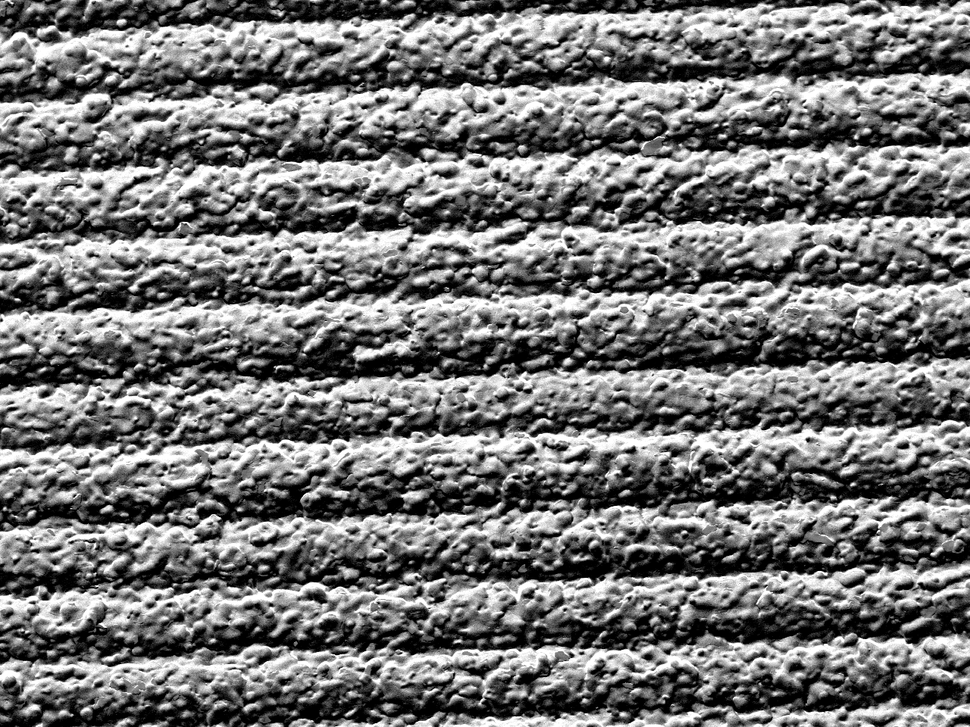
#> input picture imagenes/4-C-B.BMP, 970 x 727 px, shrunk from 1280 x 960 before the run
$ python 'pruebas matrices.py'   (older library calls are emulated)
#> lines starting #> are read from the running program, lines starting #| are printed output that depends on the picture
import cv2
import numpy as np
from matplotlib import pyplot as plt

'''
def ope_dif(n, h):

    D = np.zeros((n, n))


    for i in range(0, n):
        D[i, i] = -1
        D[i - 1, i] = 1


    D[-1,- 1] = 1
    D[-1,0]=0
    D[-1,-2]=-1

    D = D / h
    return D


def ope_dif2(n, h):
    D = np.zeros((n, n))
    for i in range(0, n):
        D[i - 1, i] = 1
        D[i,i-1]= -1

    D[-1, 0] = 0
    D[0,-1]=0

    D[0,1]=4
    D[-1,-2]=-4

    D[0,2]=-1
    D[-1,-3]=1

    D[0,0]=-3
    D[-1,-1]=3


    D = D/2
    return D

n =5
h = 1

# Lx = ope_dif(n, h)
Lx = ope_dif2(n, h)

# print(Dx)
# A=Dx@Dx.T

I=np.eye(n)
print('\n Lx:')
print(Lx)

# [6 lines of commented-out code are left out]

ort=Lx.T@Lx

print('\n Ort:')
print(ort)

def create_v(n):
    v=np.ones((n,1))
    v[0]=1+np.sqrt(n)
    return v

def create_I(n):
    I = np.eye(n)
    return I

def calc_P(n):
    v = np.ones((n, 1))
    v[0] = 1 + np.sqrt(n)
    I = np.eye(n)

    vvt= v @ v.T
    print('')
    print(vvt)
    vtv = v.T @ v
    print(vtv)
    P = I - 2 * (vvt/vtv)
    return P


# [16 lines of commented-out code are left out]
P= calc_P(n)

# print('\n v:')
# print(v)

print('\n P')
print(P)

Lxg = Lx@P

tol=1e-5

Lxg[np.abs(Lxg) < tol] = 0
print('\n Lx gorro:')
print(Lxg)

que= P @ P.T
que[np.abs(que) < tol] = 0
print('\nque')
print(que)


def orto(A, tol=1e-8):
    n, m = A.shape
    if n != m:
        return False  # La matriz debe ser cuadrada para ser ortogonal
    I = np.eye(n)
    if np.allclose(A.T @ A, I, atol=tol):
        return True
    else:
        return False
def cond(A):
    U, S, Vt = np.linalg.svd(A)
    if S.min() == 0:
        return (np.inf, S)  # Retorna una tupla con infinito y los valores singulares
    else:
        condition = S.max() / S.min()
        return (condition, S)  # Consistentemente retorna una tupla

def plot_cond(A):
    # Calcular los valores singulares sin calcular los vectores U y V
    singular_values = np.linalg.svd(A, compute_uv=False)

    # Graficar los valores singulares en escala logarítmica
    plt.figure(figsize=(12, 7))
    plt.plot(singular_values, marker='o', linestyle='-')
    plt.yscale('log')  # Establece la escala del eje Y a logarítmica
    plt.title('Valores Singulares de la Matriz en Escala Logarítmica')
    plt.xlabel('Índice')
    plt.ylabel('Valor Singular (escala logarítmica)')
    plt.grid(True)
    plt.show()

# Ejemplo de uso
print("Is the matrix orthogonal?", orto(Lx))
c,_=cond(Lx)
print("Condition number of the matrix:", c)

print("Is the matrix orthogonal?", orto(Lxg))
d,_=cond(Lxg)
print("Condition number of the matrix:", d)

print("Is the matrix orthogonal?", orto(que))
e,_=cond(que)
print("Condition number of the matrix:", e)


trans=P.T@Lx.T
trans[np.abs(trans) < tol] = 0

print(Lxg.T)
print(trans)

print(Lxg.T@Lxg)
print(trans@Lxg)


def ope_dif2(n, h):
    D = np.zeros((n, n))
    for i in range(0, n):
        D[i - 1, i] = 1
        D[i,i-1]= -1

    D[-1, 0] = 0
    D[0,-1]=0

    D[0,1]=4
    D[-1,-2]=-4

    D[0,2]=-1
    D[-1,-3]=1

    D[0,0]=-3
    D[-1,-1]=3


    D = D/2
    return D
def ope_diff_3(n, h=1):
    D = np.zeros((n, n))

    for i in range(0, n):
        D[i - 1, i] = 1
        D[i,i-1]= -1

    D[-1,0]=0
    D[0,-1]=0
    D[0,0]=-3
    D[-1,-1]=3
    D[0,1]=4
    D[-1,-2]=-4
    D[0,2]=-1
    D[-1,-3]=1

    D=D/(2*h)
    return D


D=ope_diff_3(5,1)
# D=ope_dif(5,1)
print('\n \n \n')

print(D)

# print(D * 1)

def diffmat2(n, xspan):
    a, b = xspan
    h = 1
    x = np.linspace(a, b, n + 1)  # nodes

    # Define most of Dx by its diagonals
    dp = np.full(n, 0.5 / h)  # superdiagonal
    dm = np.full(n, -0.5 / h)  # subdiagonal
    D_x = np.diag(dm, -1) + np.diag(dp, 1)

    # Fix first and last rows
    D_x[0, :3] = np.array([-1.5, 2, -0.5]) / h
    D_x[-1, -3:] = np.array([0.5, -2, 1.5]) / h

    # Define most of D_xx by its diagonals
    d0 = np.full(n + 1, -2 / h**2)  # main diagonal
    dp = np.full(n, 1 / h**2)  # super- and subdiagonal
    D_xx = np.diag(dp, -1) + np.diag(d0, 0) + np.diag(dp, 1)

    # Fix first and last rows
    D_xx[0, :4] = np.array([2, -5, 4, -1]) / h**2
    D_xx[-1, -4:] = np.array([-1, 4, -5, 2]) / h**2

    return D_x, D_xx

Dx, Dxx = diffmat2(5,(0,5))

print('\n \n')

print(Dx)

print('')
print(Dxx)


def segundadif(n):
    # Crear una matriz de ceros de tamaño n x n
    L = np.zeros((n, n))

    # Llenar la matriz con los valores adecuados para la segunda diferencia
    for i in range(n):
        if i > 0:
            L[i, i - 1] = 1
        L[i, i] = -2
        if i < n - 1:
            L[i, i + 1] = 1
    return L

D=second_difference_matrix(7)
print(D)
'''


image = cv2.imread('imagenes/4-C-B.BMP', cv2.IMREAD_GRAYSCALE)
#> image is the input picture: shape (727, 970); min 0, max 255, mean 115.8

# Calcular el Laplaciano
laplacian = cv2.Laplacian(image, cv2.CV_64F)
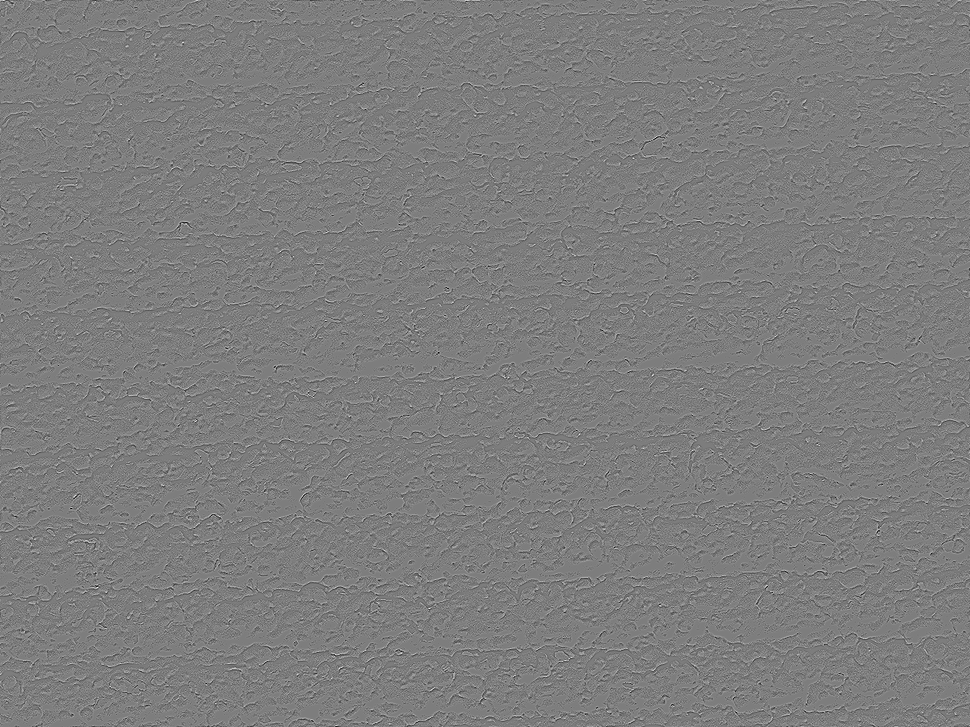
#> laplacian: shape (727, 970) float64; min -480, max 494, mean 0; drawn with min black and max white

print(laplacian.shape)
#| (727, 970)

cv2.imshow('Imagen Original', image)
cv2.imshow('Laplaciano', laplacian)
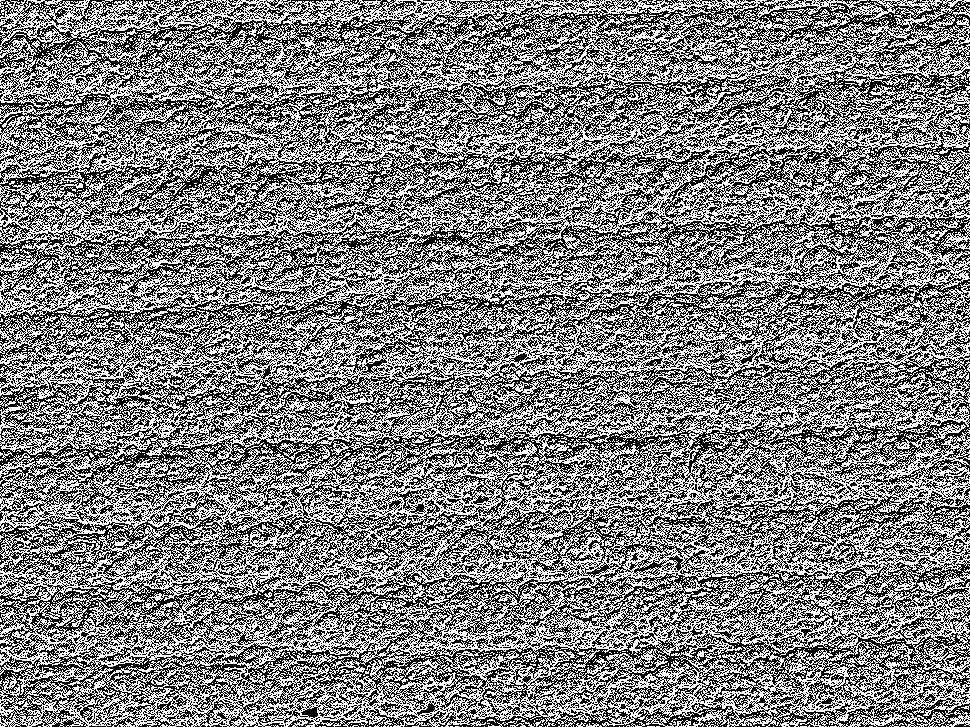
#> window 'Laplaciano': shape (727, 970); 50.3% white; black in thin lines or dots
cv2.waitKey(0)
cv2.destroyAllWindows()

$ run again, with imagenes/6-C-B.BMP copied over imagenes/4-C-B.BMP
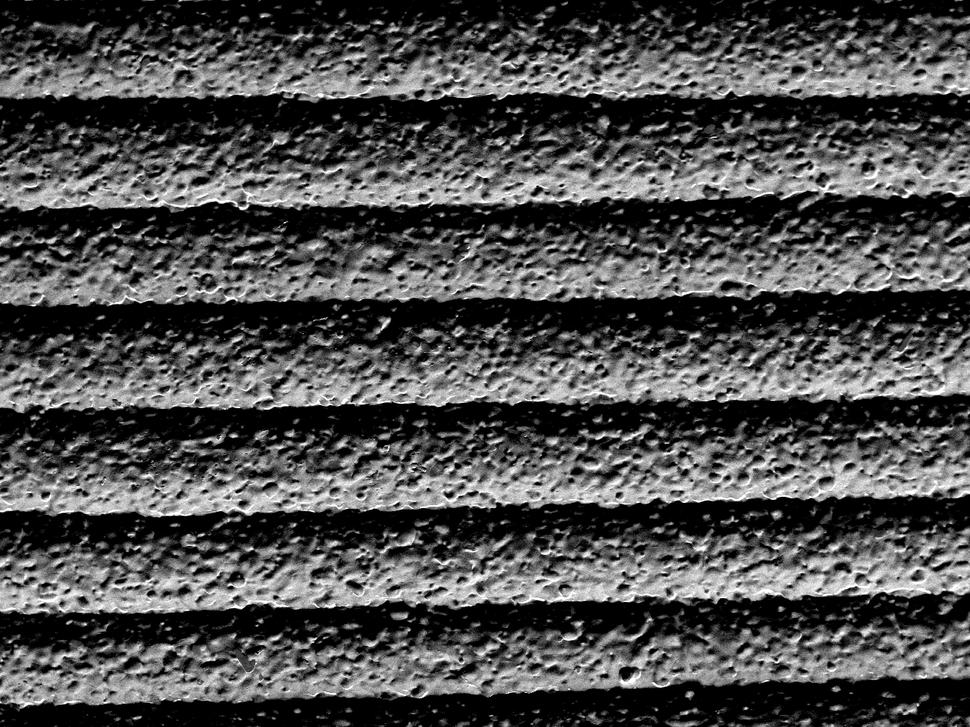
#> input picture imagenes/6-C-B.BMP, 970 x 727 px, shrunk from 1280 x 960 before the run
#> image is the input picture: shape (727, 970); min 0, max 255, mean 78.1
#> `laplacian = cv2.Laplacian(image, cv2.CV_64F)`:
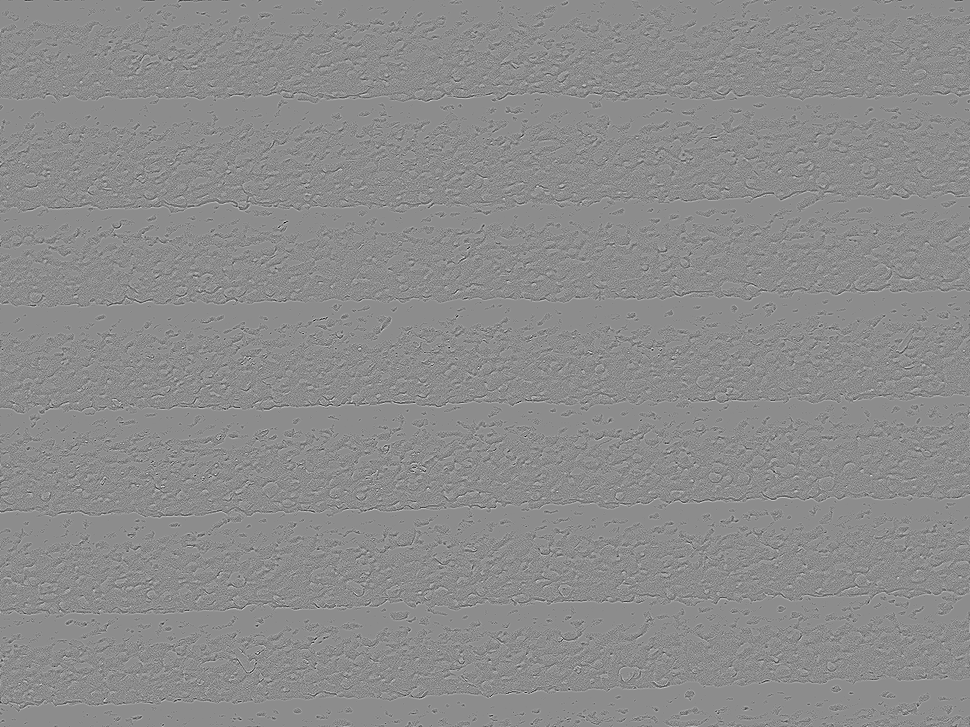
#> laplacian: shape (727, 970) float64; min -515, max 422, mean 0; drawn with min black and max white
#| (727, 970)
#> `cv2.imshow('Laplaciano', laplacian)`:
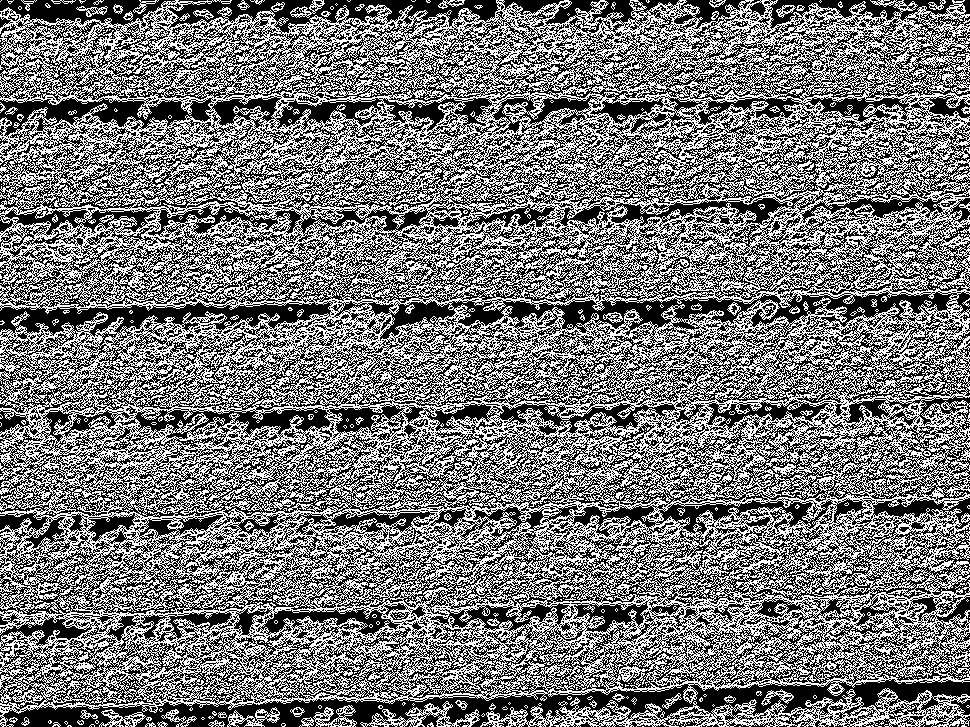
#> window 'Laplaciano': shape (727, 970); 47% white in thin lines or dots

$ run again, with imagenes/4-C-L.BMP copied over imagenes/4-C-B.BMP
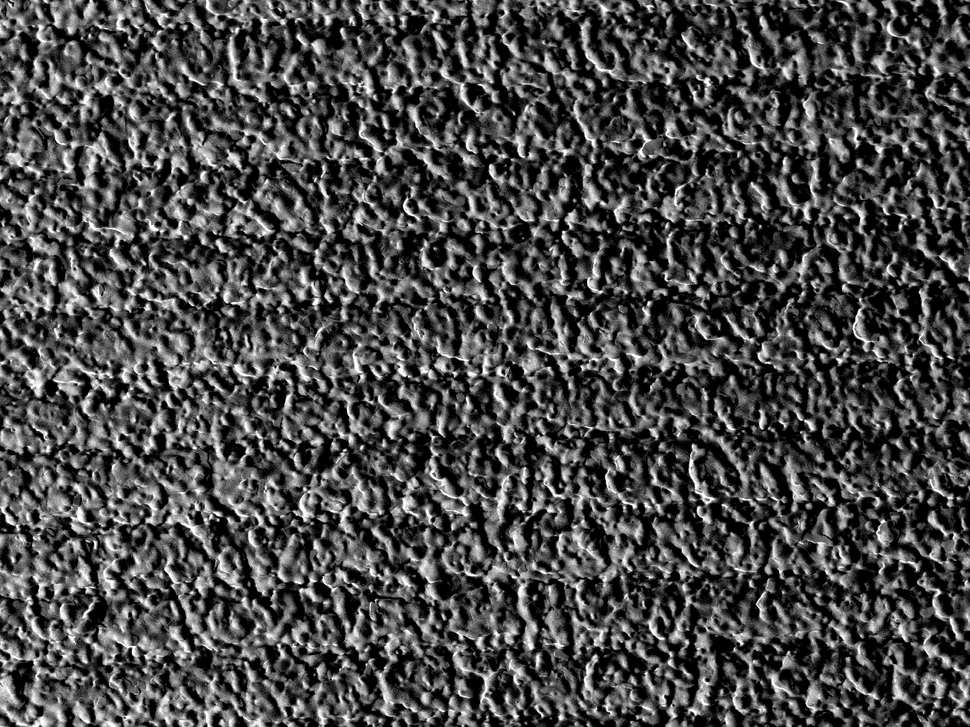
#> input picture imagenes/4-C-L.BMP, 970 x 727 px, shrunk from 1280 x 960 before the run
#> image is the input picture: shape (727, 970); min 0, max 255, mean 73
#> `laplacian = cv2.Laplacian(image, cv2.CV_64F)`:
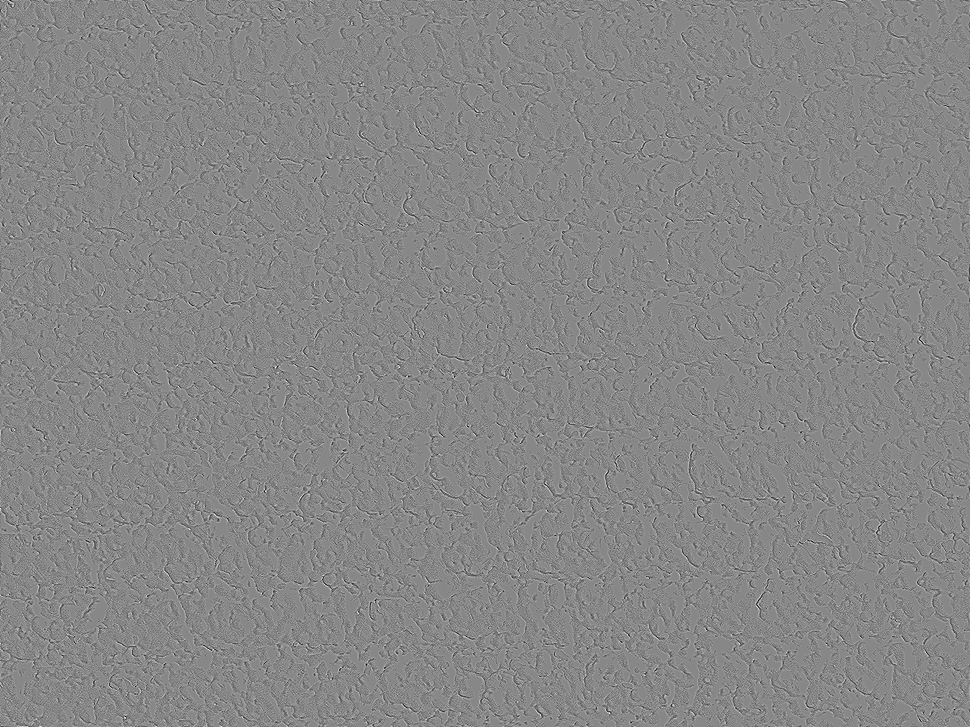
#> laplacian: shape (727, 970) float64; min -465, max 413, mean 0; drawn with min black and max white
#| (727, 970)
#> `cv2.imshow('Laplaciano', laplacian)`:
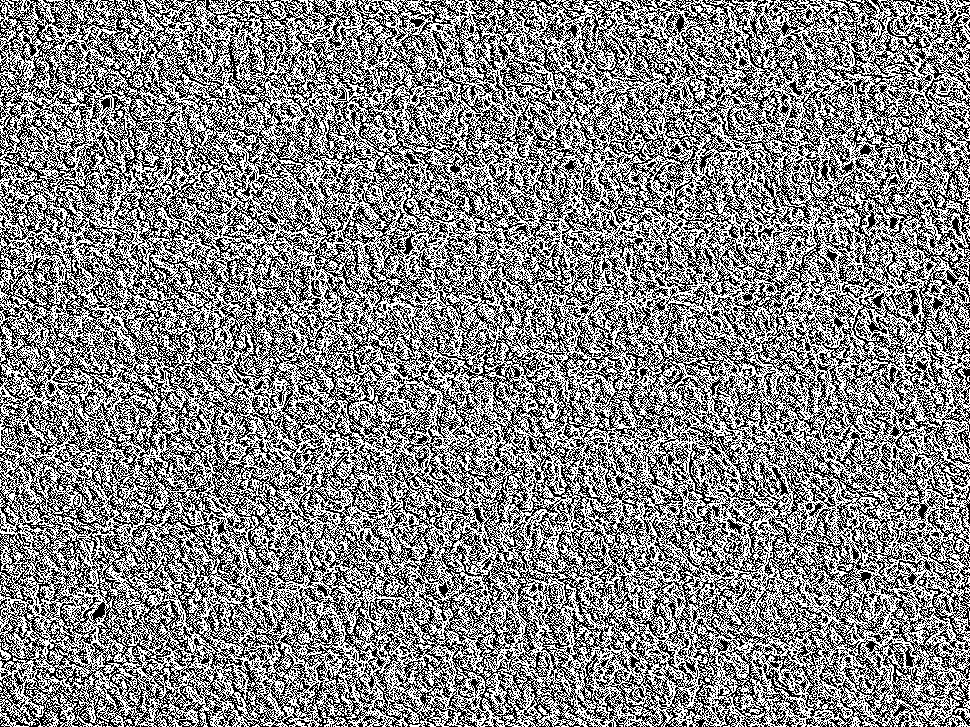
#> window 'Laplaciano': shape (727, 970); 52.5% white; black in thin lines or dots

$ run again, with imagenes/4-C-R.BMP copied over imagenes/4-C-B.BMP
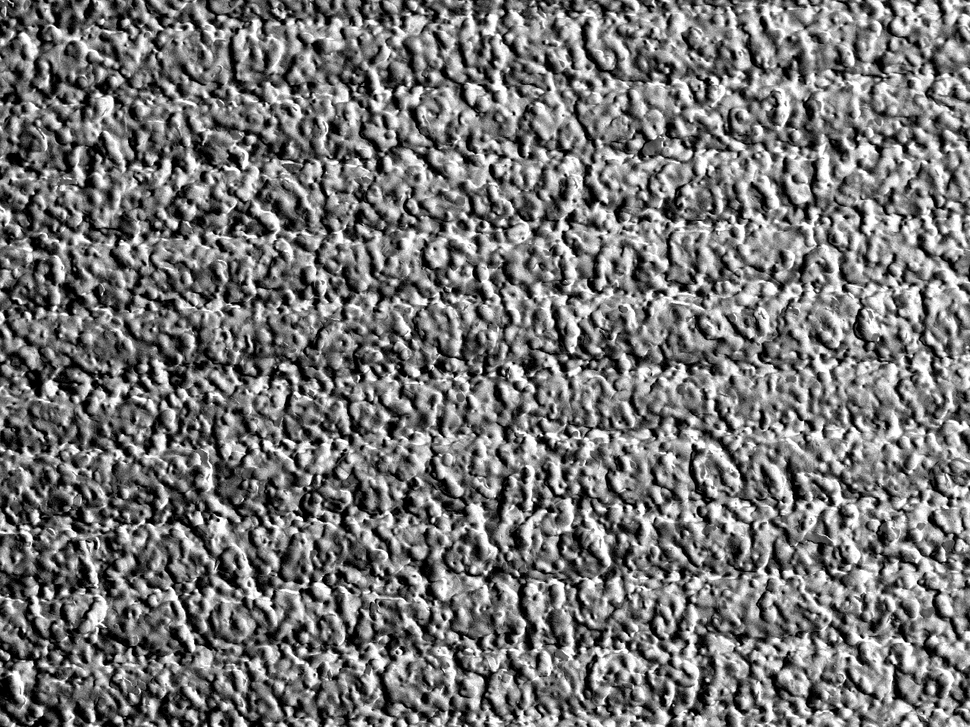
#> input picture imagenes/4-C-R.BMP, 970 x 727 px, shrunk from 1280 x 960 before the run
#> image is the input picture: shape (727, 970); min 0, max 255, mean 117.1
#> `laplacian = cv2.Laplacian(image, cv2.CV_64F)`:
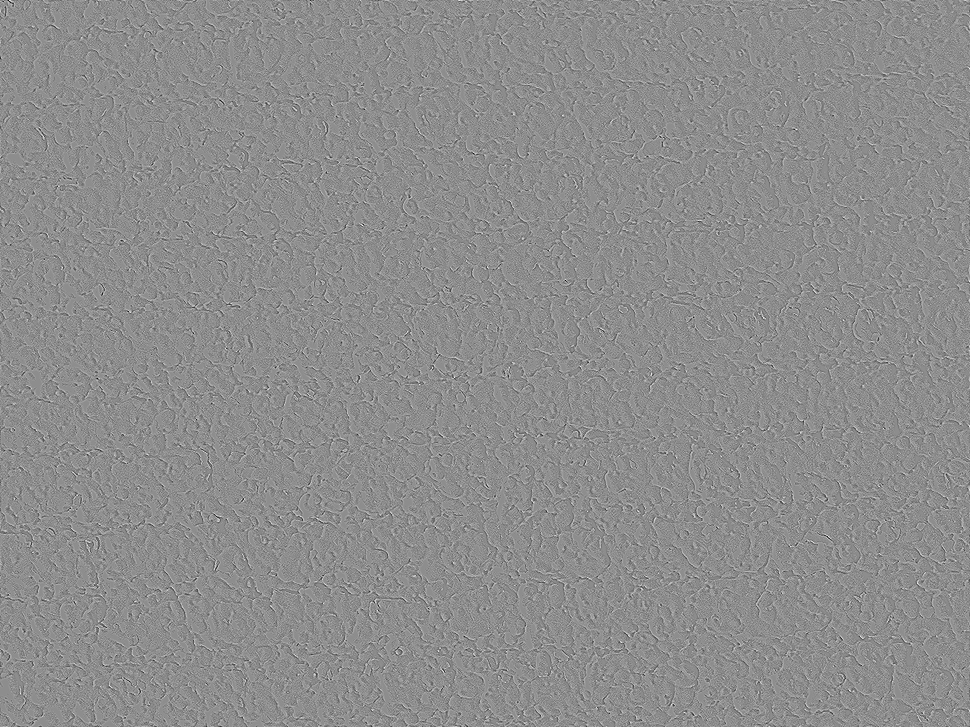
#> laplacian: shape (727, 970) float64; min -505, max 405, mean 0; drawn with min black and max white
#| (727, 970)
#> `cv2.imshow('Laplaciano', laplacian)`:
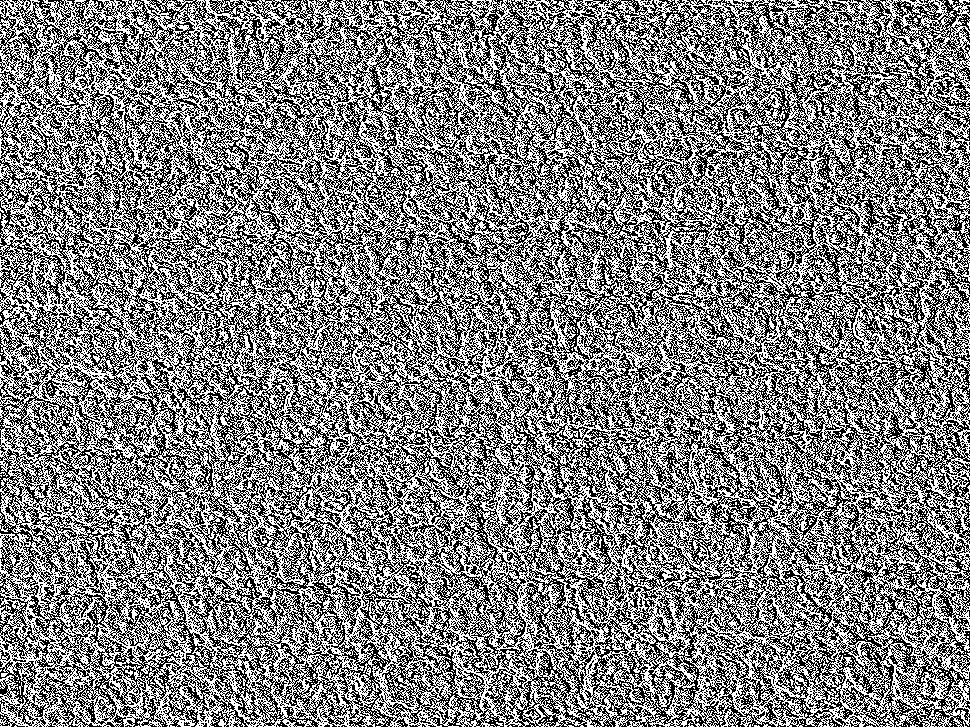
#> window 'Laplaciano': shape (727, 970); 50.4% white; black in thin lines or dots
